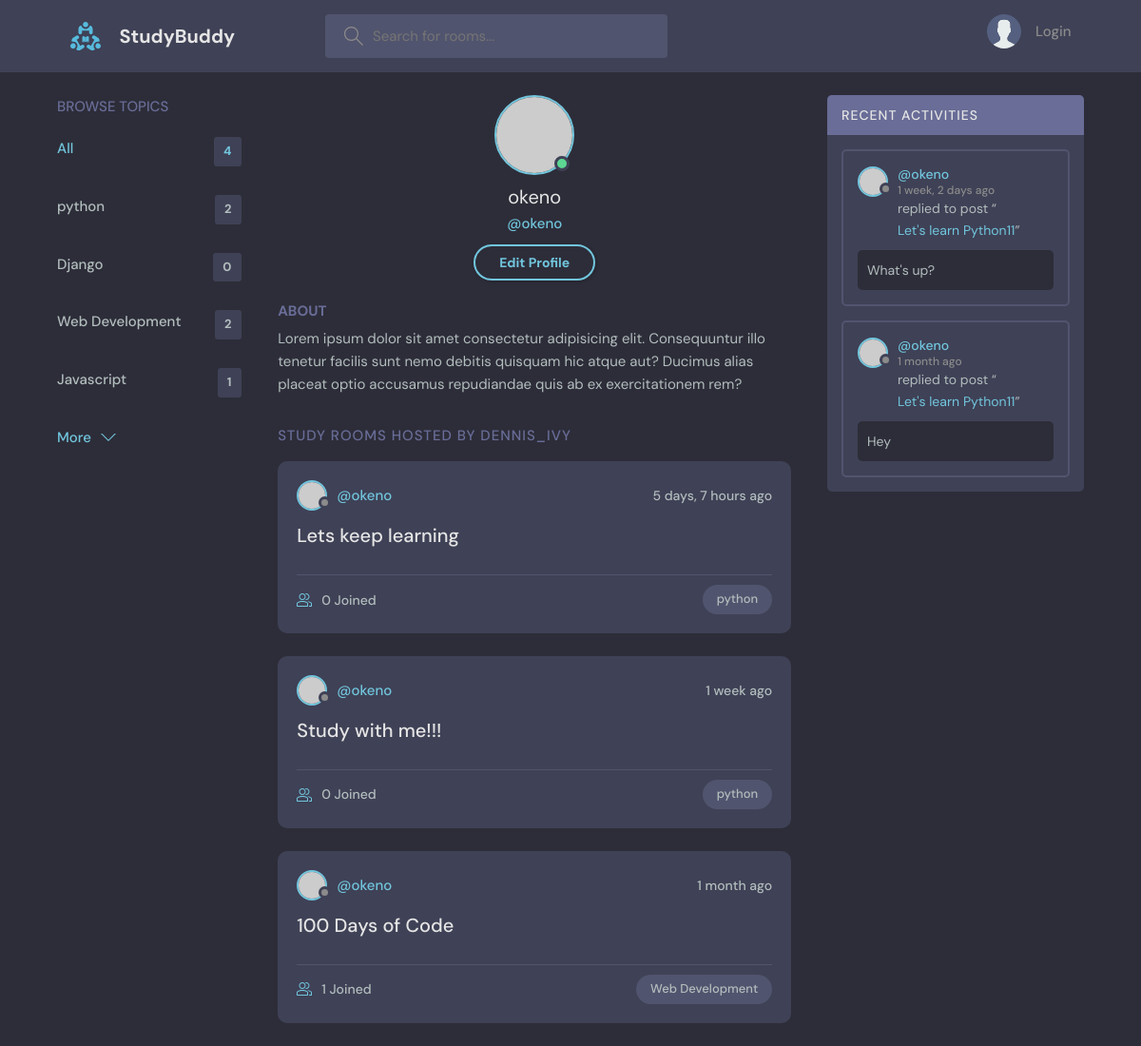
The app's page /profile/1/, older data.
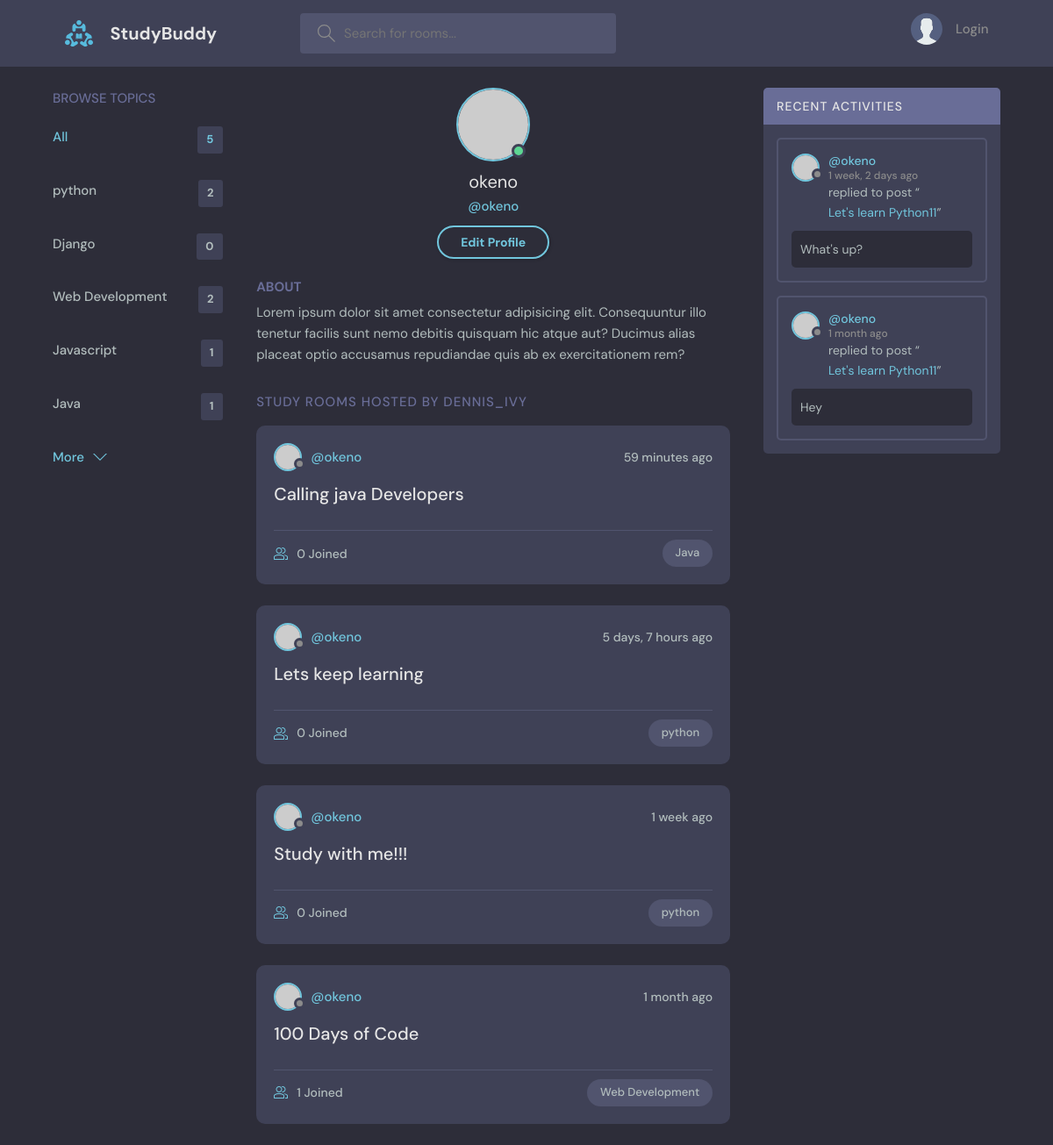
The same page, newer data.
### base/models.py (models this page shows, shortened)
class Topic(models.Model):
    name = models.CharField(max_length=200)

class Room(models.Model):
    host = models.ForeignKey(User,on_delete=models.SET_NULL,null=True)
    topic = models.ForeignKey(Topic,on_delete=models.SET_NULL,null=True)
    name = models.CharField(max_length=200)
    description = models.TextField(null=True, blank=True)
    participants = models.ManyToManyField(User, related_name='participants',blank=True)
    updated = models.DateTimeField(auto_now = True)
    created = models.DateTimeField(auto_now_add = True)
    class Meta:
        ordering = ['-updated','-created']
    def __str__(self):
        return self.name

class Message(models.Model):
    user = models.ForeignKey(User,on_delete=models.CASCADE)
    room = models.ForeignKey(Room, on_delete=models.CASCADE)
    body = models.TextField()
    updated = models.DateTimeField(auto_now = True)
    created = models.DateTimeField(auto_now_add=True)
    class Meta:
        ordering = ['-updated','-created']

### base/views.py (the view)
# urls.py: path('profile/<str:pk>/',views.userProfile,name='user-profile'),
def userProfile(request,pk):
    user = User.objects.get(id=pk)
    rooms = user.room_set.all()
    room_messages = user.message_set.all()
    topics = Topic.objects.all()
    context = {'user':user,'rooms':rooms,'room_messages':room_messages,'topics':topics}
    return render(request,'base/profile.html',context)

### base/templates/base/profile.html
{% extends 'main.html' %}
{% block content %}
  <main class="profile-page layout layout--3">
    <div class="container">
      {% include 'base/topics_component.html' %}
      <div class="roomList">
        <div class="profile">
          <div class="profile__avatar">
            <div class="avatar avatar--large active">
              <img src="https://randomuser.me/api/portraits/men/11.jpg" />
            </div>
          </div>
          <div class="profile__info">
            <h3>{{user.username}}</h3>
            <p>@{{user.username}}</p>
            <a href="edit-user.html" class="btn btn--main btn--pill">Edit Profile</a>
          </div>
          <div class="profile__about">
            <h3>About</h3>
            <p>
              Lorem ipsum dolor sit amet consectetur adipisicing elit. Consequuntur illo tenetur
              facilis sunt nemo debitis quisquam hic atque aut? Ducimus alias placeat optio
              accusamus repudiandae quis ab ex exercitationem rem?
            </p>
          </div>
        </div>
        <div class="roomList__header">
          <div>
            <h2>Study Rooms Hosted by dennis_ivy</a>
            </h2>
          </div>
        </div>
        {% include 'base/feed_component.html' %}
      </div>
      {% include 'base/activity_component.html' %}
    </div>
  </main>
{% endblock content%}

### templates/main.html (shortened to what this page needs)
<!DOCTYPE html>
{% load static %}
<html lang="en">
  <head>
    <link rel="stylesheet" href="{% static 'styles/style.css'%}" />
  </head>
  <body>
    {% include 'navbar.html'%}
    {% block content %}
    {% endblock  %}
  </body>
</html>

### templates/navbar.html (shortened to what this page needs)
{% load static %}
<header class="header header--loggedIn">
    <div class="container">
      <a href="{% url 'home' %}" class="header__logo">
        <img src="{% static 'images/logo.svg' %}" />
        <h1>StudyBuddy</h1>
      </a>
      <form class="header__search" method="GET" action="home">
        <label>
          <input name = "q" placeholder="Search for rooms..." />
        </label>
      </form>
      <nav class="header__menu">
        {% if request.user.is_authenticated %}
        <div class="header__user">
          <a href="profile.html">
            <div class="avatar avatar--medium active">
              <img src="https://randomuser.me/api/portraits/men/37.jpg" />
            </div>
            <p>{{request.user.username}} <span>@{{request.user.username}}</span></p>
          </a>
          <button class="dropdown-button">
            <svg version="1.1" xmlns="http://www.w3.org/2000/svg" width="32" height="32" viewBox="0 0 32 32">
              <title>chevron-down</title>
              <path d="M16 21l-13-13h-3l16 16 16-16h-3l-13 13z"></path>
            </svg>
          </button>
        </div>
        {% else %}
        <a href="{% url 'login' %}">
          <img src="{% static 'images/avatar.svg' %}" />
          <p>Login</p>
        </a>
        {% endif %}
      </nav>
    </div>
  </header>

### base/templates/base/topics_component.html (shortened to what this page needs)
<div class="topics">
    <div class="topics__header">
      <h2>Browse Topics</h2>
    </div>
    <ul class="topics__list">
      <li>
        <a href="{% url 'home'%}" class="active">All <span>{{topics.count}}</span></a>
      </li>
      {% for topic in topics %}
      <li>
        <a href="{% url 'home' %}?q={{topic.name}}">{{topic.name}} <span>{{topic.room_set.all.count}}</span></a>
      </li>
      {% endfor %}
    </ul>
    <a class="btn btn--link" href="topics.html">
      More
      <svg version="1.1" xmlns="http://www.w3.org/2000/svg" width="32" height="32" viewBox="0 0 32 32">
        <title>chevron-down</title>
        <path d="M16 21l-13-13h-3l16 16 16-16h-3l-13 13z"></path>
      </svg>
    </a>
  </div>

### base/templates/base/feed_component.html (shortened to what this page needs)
{% for room in rooms %}
<div class="roomListRoom">
    <div class="roomListRoom__header">
        <a href="{% url 'user-profile' room.host.id %}" class="roomListRoom__author">
        <div class="avatar avatar--small">
            <img src="https://randomuser.me/api/portraits/women/11.jpg" />
        </div>
        <span>@{{room.host.username}}</span>
        </a>
        <div class="roomListRoom__actions">
        <span>{{room.created|timesince}} ago</span>
        </div>
    </div>
    <div class="roomListRoom__content">
        <a href="{% url 'room' room.id %}">{{room.name}}</a>
    </div>
    <div class="roomListRoom__meta">
        <a href="{% url 'room' room.id %}" class="roomListRoom__joined">
        {{room.participants.all.count}} Joined
        </a>
        <p class="roomListRoom__topic">{{room.topic.name}}</p>
    </div>
</div>
{% endfor %}

### base/templates/base/activity_component.html (shortened to what this page needs)
<div class="activities">
    <div class="activities__header">
      <h2>Recent Activities</h2>
    </div>
    {% for message in room_messages %}
    <div class="activities__box">
      <div class="activities__boxHeader roomListRoom__header">
        <a href="{% url 'user-profile' message.user.id %}" class="roomListRoom__author">
          <div class="avatar avatar--small">
            <img src="https://randomuser.me/api/portraits/women/11.jpg" />
          </div>
          <p>
            @{{message.user}}
            <span>{{message.created|timesince}} ago</span>
          </p>
        </a>
      </div>
      <div class="activities__boxContent">
        <p>replied to post “<a href="{% url 'room' message.room.id %}">{{message.room}}</a>”</p>
        <div class="activities__boxRoomContent">
            <p>{{message.body}}</p>
        </div>
      </div>
    </div>
    {% endfor %}
  </div>

Row changes from the older to the newer data that the page shows:
added Topic: name "Java", room_set.all.count "1"
added Room: host.username "okeno", created "59 minutes", name "Calling java Developers", participants.all.count "0", topic.name "Java"
Text that changed along with them:
{{ topics.count }}: "4" → "5"
